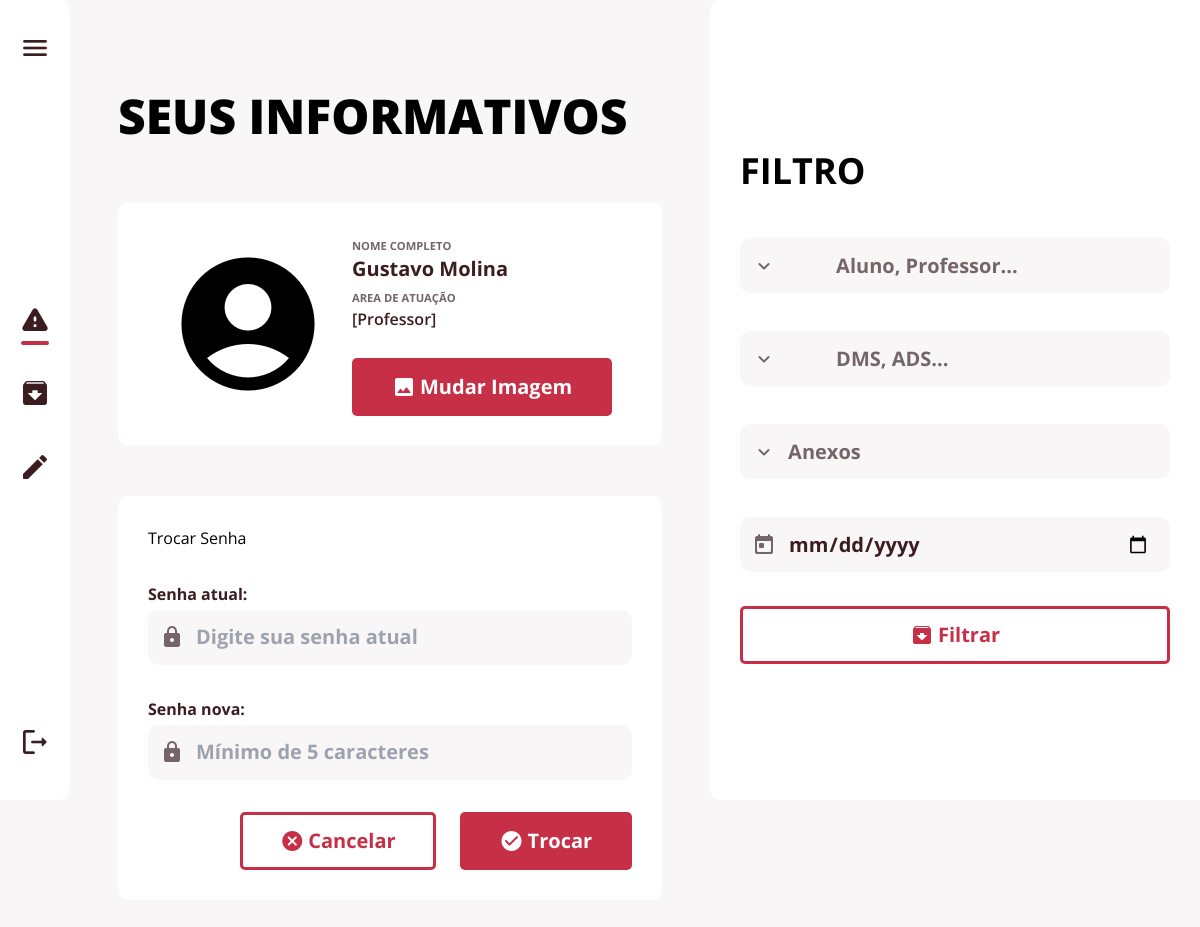
The page /config (signed in) on the database as committed earlier.
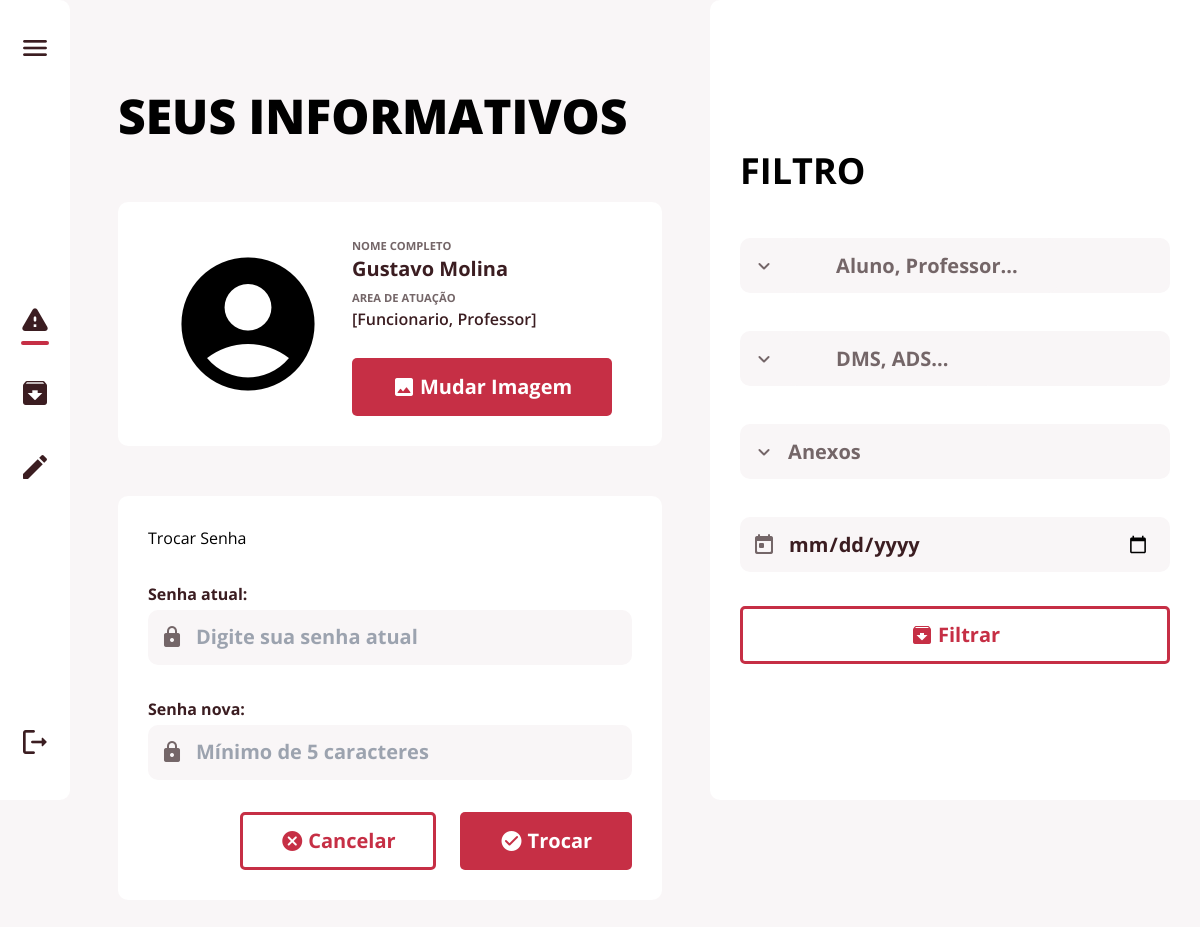
The same page on the database as committed later.
### app/database/models.py (models this page shows)
class Papel(db.Model):
    __tablename__ = "papel"
    id = db.Column(db.Integer, primary_key=True, autoincrement=True)
    nome = db.Column(db.String(150), unique=True, nullable=False)
    pode_editar = db.Column(db.Boolean, default=0)
    admin = db.Column(db.Boolean, default=0)
    postagem = db.relationship('Postagem',
                               secondary=postagem_papel_tabela,
                               back_populates='destinatario')
    user = db.relationship('User',
                           secondary=user_papel_tabela,
                           back_populates='papeis')
    def __repr__(self):
        return self.nome

### app/view.py (the view)
@ routes.route('/config')
@ login_required
def config():
    filtro = FiltroForm()
    return render_template('config.html', user=user, user_edit=user_edit(), filtro=filtro)

### app/formulario/registerForm.py
class FiltroForm(FlaskForm):
    filtro_papel = ChosenSelectMultipleField("Enviar para", choices=[])
    filtro_curso = ChosenSelectMultipleField("Para o curso", choices=[])
    def __init__(self, *args, **kwargs):
        super().__init__(*args, **kwargs)
        self.filtro_papel.choices = [(papel.id, papel.nome)
                                     for papel in Papel.query.join(Papel.user).filter(Papel.nome != 'Funcionario').all()]
        self.filtro_curso.choices = [(curso.id, curso.nome_curso)
                                     for curso in Curso.query.join(Curso.user).filter(User.id != current_user.id).all()]

### app/controller.py (called while the page is built)
def user_edit():
    user_edit = tupleToList(db.session.query(Papel.pode_editar).join(
        Papel.user).filter(User.id == user.id).all())
    for edit in user_edit:
        if edit:
            return True
    return False

def tupleToList(tupla):
    return [id for id, in tupla]

### app/database/models.py (called while the page is built)
    def is_admin(self):
        admin = [role.admin for role in self.papeis]
        for adm in admin:
            if adm:
                return True
        return False

### app/templates/config.html (shortened to what this page needs)
{% extends 'base.html' %}
{% block head %}
<link rel="stylesheet" href="{{url_for('static', filename='style/config.css')}}">
{% endblock %}
{% block main_text %}SEUS INFORMATIVOS{% endblock %}
{% block main %}
<div class="card-box card-box-profile">
    <span class="card-img material-icons-round extra-big-icon">account_circle</span>
    <div class="card-div-right">
        <div class="texts">
            <h4>NOME COMPLETO</h4>
            <h2>{{ user.nome }}</h2>
            <h4>AREA DE ATUAÇÃO</h4>
            <p>{{ user.papeis }}</p>
        </div>
        <button class="btn btn-full">
            <span class="material-icons-round">image</span>
            <p>Mudar Imagem</p>
        </button>
    </div>
</div>
<div class="card-box card-box-password">
    <div class="text-password">
        <h2>Trocar Senha</h2>
        <p>Senha atual:</p>
        <div class="input-wrapper small-input">
            <input type="password" name="senha" placeholder="Digite sua senha atual">
        </div>
        <p>Senha nova:</p>
        <div class="input-wrapper small-input">
            <input type="password" name="senha" placeholder="Mínimo de 5 caracteres">
        </div>
    </div>
    <div class="button-password">
        <button class="btn btn-empty">
            <span class="material-icons-round">cancel</span>
            <p>Cancelar</p>
        </button>
        <button class="btn btn-full">
            <span class="material-icons-round">check_circle</span>
            <p>Trocar</p>
        </button>
    </div>
</div>
{% endblock %}

Rows that differ between the two databases and show on the page:
no longer on this page (row edited): Papel: papeis "[Professor]"
now on this page (row edited): Papel: papeis "[Funcionario, Professor]"
